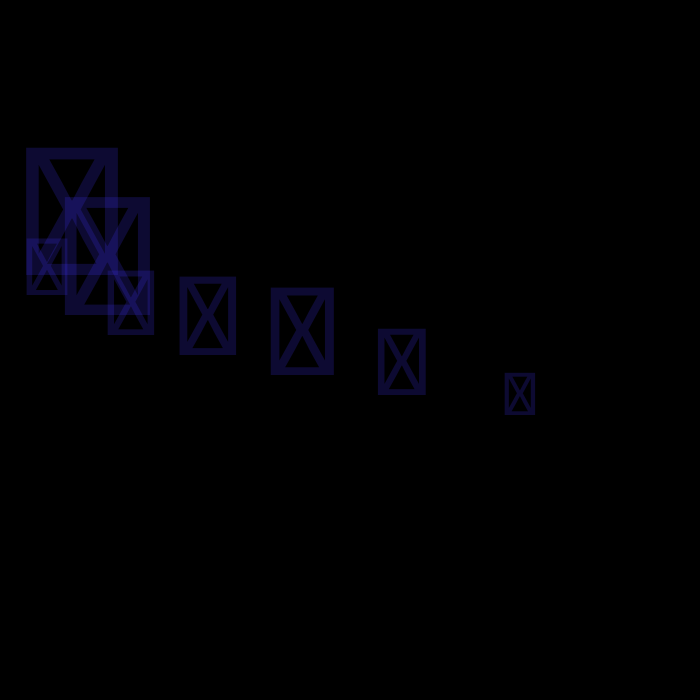
Frame 1 (no input)
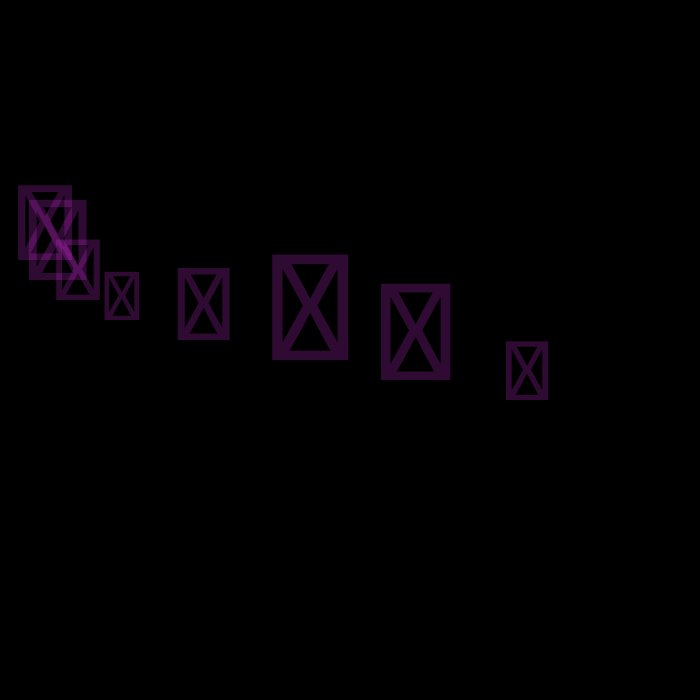
Frame 60 (the mouse pressed at the canvas centre just before this capture)
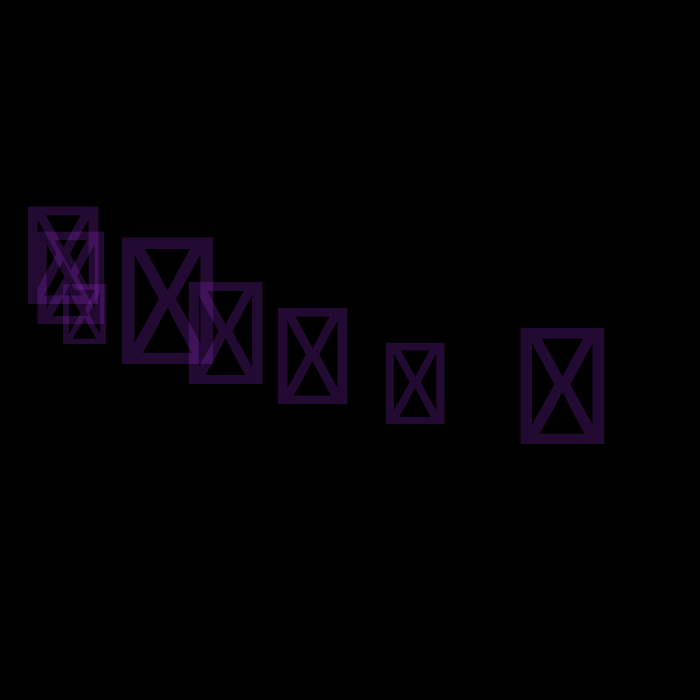
Frame 120 (the mouse held since frame 60 and released just before this capture)

The Processing sketch that drew these frames (run headless with seeded random() and noise(); from frame 60 on, the mouse is pressed at the canvas centre):

// Processing sketch: processing_157618
// ── processing_157618.pde


char letter;
float x, y;
float m;

void setup() {
  size(700, 700); 
 
}

void keyReleased(){
  letter=key;
}


void draw(){
  background(0);
    
  m=random(30,100);
  
  fill(random(255),50,255,50);
  noStroke();
  
  for (int i=0;i<=7;i++){
    x= width/m  +10*i*i;
    y= height/2 +20*i-m;
  textSize(random(50,200));
      
  text(letter,x,y);
  }
  
}
